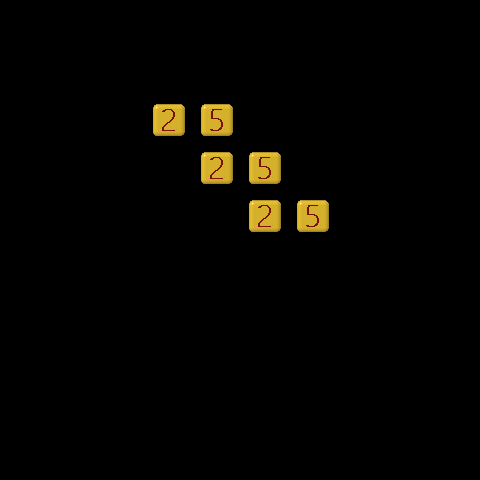

A level layout from a 2D game, rendered from its tile map. Below: a short description, then the map file with its tile-grid data intact:
An orthogonal 10x10 tile map with 48x48 px tiles, 2 tile layers (food, number).

<map version="1.2" tiledversion="1.2.5" orientation="orthogonal" renderorder="right-down" width="10" height="10" tilewidth="48" tileheight="48" infinite="0" nextlayerid="3" nextobjectid="1">
 <tileset firstgid="1" name="0_99" tilewidth="48" tileheight="48" tilecount="110" columns="10">
  <image source="0-99.png" width="480" height="528" />
  <tile id="30">
   <animation>
    <frame tileid="30" duration="200" />
    <frame tileid="31" duration="200" />
    <frame tileid="32" duration="200" />
    <frame tileid="33" duration="200" />
    <frame tileid="34" duration="200" />
    <frame tileid="35" duration="200" />
    <frame tileid="36" duration="200" />
    <frame tileid="37" duration="200" />
   </animation>
  </tile>
  <tile id="44">
   <animation>
    <frame tileid="40" duration="100" />
    <frame tileid="41" duration="100" />
    <frame tileid="42" duration="100" />
    <frame tileid="43" duration="100" />
    <frame tileid="44" duration="100" />
    <frame tileid="45" duration="100" />
    <frame tileid="46" duration="100" />
    <frame tileid="47" duration="100" />
   </animation>
  </tile>
 </tileset>
 <layer id="2" name="food" width="10" height="10">
  <data encoding="csv">
0,0,0,0,0,0,0,0,0,0,
0,0,0,0,0,0,0,0,0,0,
0,0,0,35,35,0,0,0,0,0,
0,0,0,0,35,35,0,0,0,0,
0,0,0,0,0,35,35,0,0,0,
0,0,0,0,0,0,0,0,0,0,
0,0,0,0,0,0,0,0,0,0,
0,0,0,0,0,0,0,0,0,0,
0,0,0,0,0,0,0,0,0,0,
0,0,0,0,0,0,0,0,0,0
</data>
 </layer>
 <layer id="1" name="number" width="10" height="10">
  <data encoding="csv">
0,0,0,0,0,0,0,0,0,0,
0,0,0,0,0,0,0,0,0,0,
0,0,0,3,6,0,0,0,0,0,
0,0,0,0,3,6,0,0,0,0,
0,0,0,0,0,3,6,0,0,0,
0,0,0,0,0,0,0,0,0,0,
0,0,0,0,0,0,0,0,0,0,
0,0,0,0,0,0,0,0,0,0,
0,0,0,0,0,0,0,0,0,0,
0,0,0,0,0,0,0,0,0,0
</data>
 </layer>
</map>
